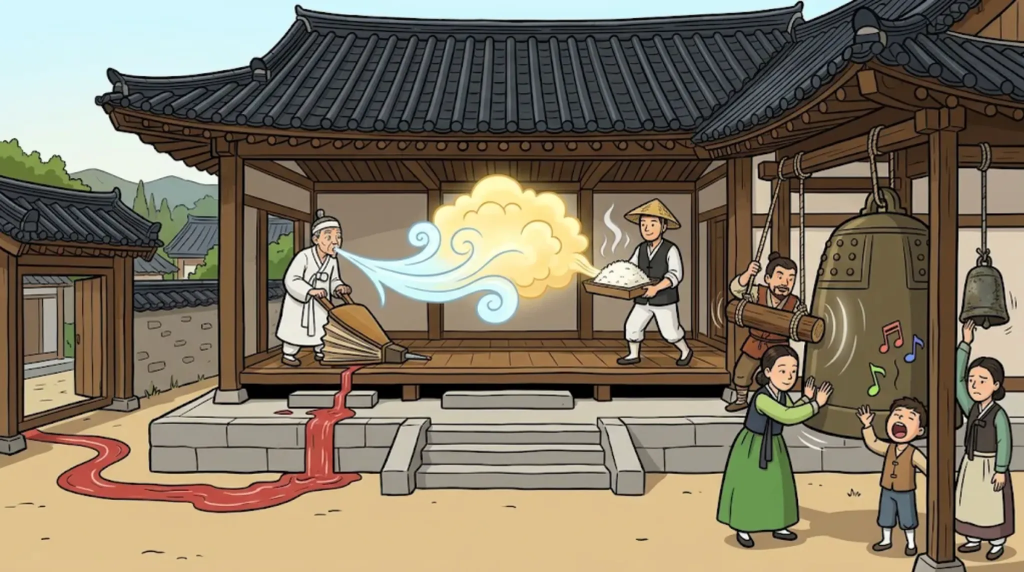
#> input picture src/lessons/design/new-jq-10/base_v1.webp, 2048 x 1144 px (shown at 1/2 size)
$ python still_v2.py base_v1.webp base_v1.webp
#> lines starting #> are read from the running program, lines starting #| are printed output that depends on the picture; after the words box and inside, x2 and y2 are one past the last pixel; in counts of white or black regions, pixels touching at a corner belong together
# 작은 종(不及) 오른쪽의 떨림 표시 두 무리를 벽 색으로 지움 — '떨림이 보이지 않는 종'
import sys, numpy as np
from PIL import Image
src, out = sys.argv[1], sys.argv[2]
a = np.asarray(Image.open(src).convert('RGB')).astype(int).copy()
for (x0, y0, x1, y1) in [(2016, 570, 2044, 628), (2005, 651, 2040, 682)]:
    reg = a[y0:y1, x0:x1]; med = np.median(reg.reshape(-1, 3), 0)
    far = np.abs(reg - med).sum(2) > 10
    reg[far] = med; a[y0:y1, x0:x1] = reg
    print((x0, y0), 'filled', int(far.sum()))
#> this loop made 2 passes
#> med on passes 1 to 2: [220, 205, 183], [221, 205, 183]
#| (2016, 570) filled 587
#| (2005, 651) filled 285
#> pass 1, `reg = a[y0:y1, x0:x1]`:
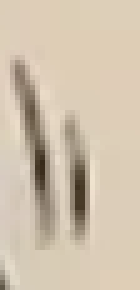
#> reg: shape (58, 28, 3) int64 (shown 5 times larger); mean R, G, B 208.3, 193.7, 173.3
#> pass 1, `far = np.abs(reg - med).sum(2) > 10`:
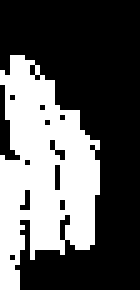
#> far: shape (58, 28) bool (shown 5 times larger); 36.1% white; 1 white region, box (x1, y1, x2, y2) and area: (0, 11, 20, 58) 587
#> pass 2, `reg = a[y0:y1, x0:x1]`:
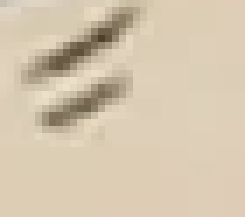
#> reg: shape (31, 35, 3) int64 (shown 7 times larger); mean R, G, B 213.2, 198.2, 175.2
#> pass 2, `far = np.abs(reg - med).sum(2) > 10`:
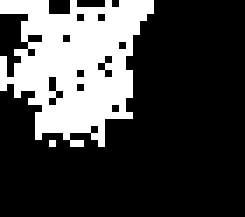
#> far: shape (31, 35) bool (shown 7 times larger); 26.3% white; 2 white regions (1 under 20 px), largest, box (x1, y1, x2, y2) and area: (0, 0, 22, 21) 284
#> after the loop:
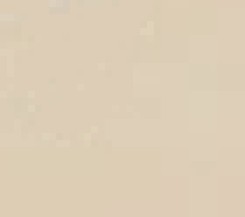
#> reg: shape (31, 35, 3) int64 (shown 7 times larger); mean R, G, B 221.1, 205.5, 182.7
Image.fromarray(a.astype('uint8')).save(out)
